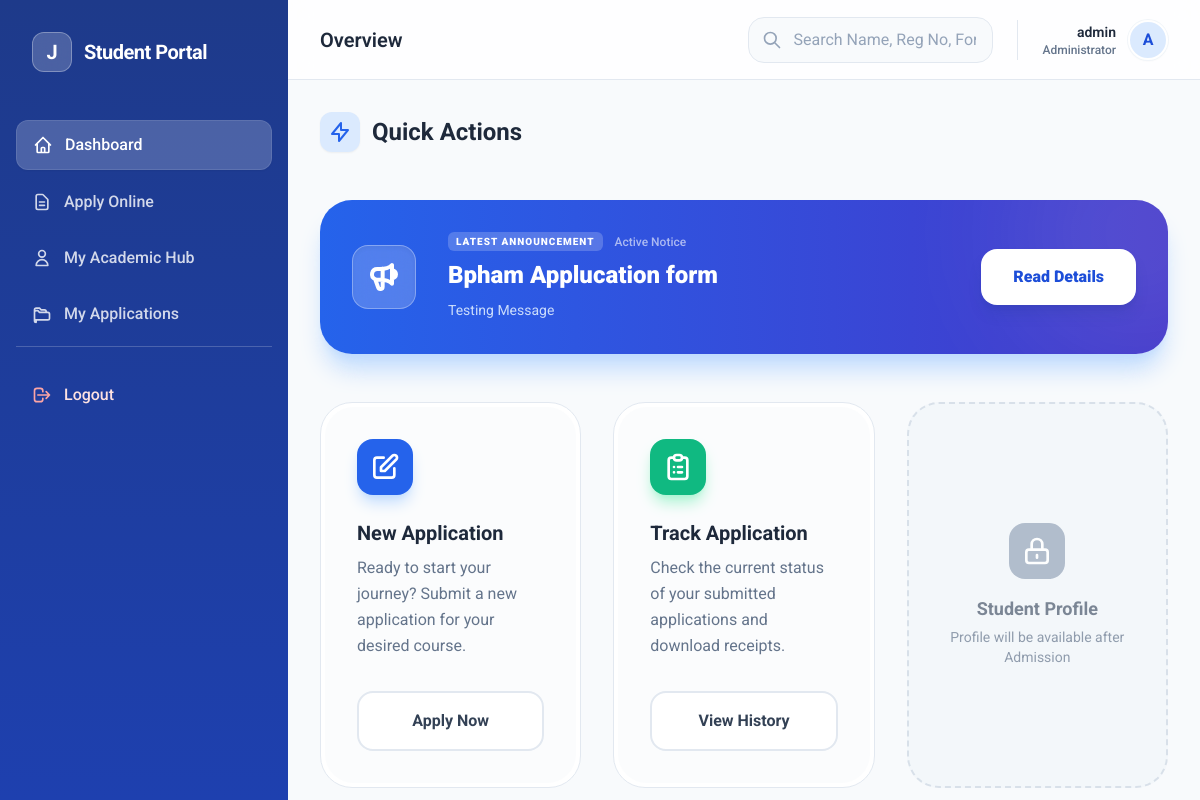
Page /dashboard/ (signed in) on the committed database.
### accounts/models.py (models this page shows, shortened)
class User(AbstractUser):
    ROLE_CHOICES = (
        ('student', 'Student'),
        ('institute', 'Institute'),
    )
    role = models.CharField(max_length=50, choices=ROLE_CHOICES)
    mobile_number = models.CharField(max_length=15, unique=True, null=True, blank=True)
    institute = models.ForeignKey(
        'institutes.Institute',
        on_delete=models.SET_NULL,
        null=True,
        blank=True,
        related_name='users'
    )

### academics/models.py (models this page shows, shortened)
class ApplicationForm(models.Model):
    course = models.OneToOneField(
        Course,
        on_delete=models.CASCADE,
        related_name='form'
    )
    title = models.CharField(max_length=255)
    registration_fee = models.DecimalField(max_digits=8, decimal_places=2, default=0)
    payment_config = models.ForeignKey(
        'applications.PaymentConfig',
        on_delete=models.SET_NULL,
        null=True,
        blank=True,
        related_name='forms'
    )
    is_active = models.BooleanField(default=True)
    notification_message = models.TextField(blank=True, null=True, help_text="Shown at the top of the student portal")
    academic_year = models.ForeignKey(
        'institutes.AcademicYear',
        on_delete=models.SET_NULL,
        null=True,
        blank=True,
        related_name='active_forms'
    )

### applications/views.py (the view, shortened to what this page needs)
# urls.py: path('dashboard/', dashboard, name='student_dashboard'),
@login_required
def dashboard(request):
    admission = Admission.objects.filter(application__student=request.user, status='active').select_related('assigned_class', 'application__course').first()
    subjects = []
    if admission and admission.assigned_class:
        subjects = admission.assigned_class.subjects.all()
    notifications = []
    active_forms = ApplicationForm.objects.filter(is_active=True).exclude(notification_message__isnull=True).exclude(notification_message='')
    for form in active_forms:
        notifications.append({
            'title': form.title,
            'message': form.notification_message
        })
    notices = []
    target_institutes = set()
    if admission:
        target_institutes.add(admission.application.institute)
    else:
        user_apps = Application.objects.filter(student=request.user)
        for app in user_apps:
            target_institutes.add(app.institute)
    return render(request, 'student/dashboard.html', {
        'admission': admission,
        'subjects': subjects,
        'is_admitted': admission is not None,
        'notifications': notifications,
        'notices': notices
    })

### templates/student/dashboard.html (shortened to what this page needs)
{% extends "dashboard_base.html" %}
{% block sidebar_title %}Student Portal{% endblock %}
{% block header_title %}Overview{% endblock %}
{% block sidebar_nav %}
<a href="/dashboard/"
    class="flex items-center gap-3 px-4 py-3 bg-white/20 text-white rounded-xl transition duration-200 shadow-sm border border-white/10">
    <svg class="h-5 w-5" fill="none" stroke="currentColor" viewBox="0 0 24 24">
        <path stroke-linecap="round" stroke-linejoin="round" stroke-width="2"
            d="M3 12l2-2m0 0l7-7 7 7M5 10v10a1 1 0 001 1h3m10-11l2 2m-2-2v10a1 1 0 01-1 1h-3m-6 0a1 1 0 001-1v-4a1 1 0 011-1h2a1 1 0 011 1v4a1 1 0 001 1m-6 0h6">
        </path>
    </svg>
    <span class="font-medium">Dashboard</span>
</a>
<a href="/apply/"
    class="flex items-center gap-3 px-4 py-3 text-white/80 hover:bg-white/10 hover:text-white rounded-xl transition duration-200">
    <svg class="h-5 w-5" fill="none" stroke="currentColor" viewBox="0 0 24 24">
        <path stroke-linecap="round" stroke-linejoin="round" stroke-width="2"
            d="M9 12h6m-6 4h6m2 5H7a2 2 0 01-2-2V5a2 2 0 012-2h5.586a1 1 0 01.707.293l5.414 5.414a1 1 0 01.293.707V19a2 2 0 01-2 2z">
        </path>
    </svg>
    <span class="font-medium">Apply Online</span>
</a>
<a href="{% url 'student_profile' %}"
    class="flex items-center gap-3 px-4 py-3 text-white/80 hover:bg-white/10 hover:text-white rounded-xl transition duration-200">
    <svg class="h-5 w-5" fill="none" stroke="currentColor" viewBox="0 0 24 24">
        <path stroke-linecap="round" stroke-linejoin="round" stroke-width="2"
            d="M16 7a4 4 0 11-8 0 4 4 0 018 0zM12 14a7 7 0 00-7 7h14a7 7 0 00-7-7z"></path>
    </svg>
    <span class="font-medium">My Academic Hub</span>
</a>
<a href="/my-applications/"
    class="flex items-center gap-3 px-4 py-3 text-white/80 hover:bg-white/10 hover:text-white rounded-xl transition duration-200">
    <svg class="h-5 w-5" fill="none" stroke="currentColor" viewBox="0 0 24 24">
        <path stroke-linecap="round" stroke-linejoin="round" stroke-width="2"
            d="M5 19a2 2 0 01-2-2V7a2 2 0 012-2h4l2 2h4a2 2 0 012 2v1M5 19h14a2 2 0 002-2v-5a2 2 0 00-2-2H9l-2-2H5a2 2 0 00-2 2v10a2 2 0 002 2z">
        </path>
    </svg>
    <span class="font-medium">My Applications</span>
</a>
{% endblock %}
{% block content %}
<div class="space-y-12">
    <div class="flex flex-col md:flex-row md:items-center justify-between gap-6">
        <h3 class="text-2xl font-bold text-slate-800 flex items-center gap-3">
            <span class="w-10 h-10 rounded-xl bg-blue-100 text-blue-600 flex items-center justify-center shadow-sm">
                <svg class="w-6 h-6" fill="none" stroke="currentColor" viewBox="0 0 24 24">
                    <path stroke-linecap="round" stroke-linejoin="round" stroke-width="2" d="M13 10V3L4 14h7v7l9-11h-7z"></path>
                </svg>
            </span>
            Quick Actions
        </h3>
    </div>
    {% if notices or notifications %}
    <div class="bg-gradient-to-r from-blue-600 to-indigo-700 rounded-[2rem] p-8 text-white shadow-xl shadow-blue-200 overflow-hidden relative group">
        <div class="relative flex flex-col lg:flex-row lg:items-center gap-8">
            <div class="flex-shrink-0">
                <div class="w-16 h-16 bg-white/20 backdrop-blur-md rounded-2xl flex items-center justify-center border border-white/30 shadow-inner">
                </div>
            </div>
            <div class="flex-1 min-w-0">
                {% with latest_item=notices.0|default:notifications.0 %}
                <div class="flex items-center gap-3 mb-2">
                    <span class="text-[10px] font-black uppercase tracking-widest bg-white/20 px-2 py-0.5 rounded-md backdrop-blur-sm">Latest Announcement</span>
                    <span class="text-white/60 text-xs font-medium">{% if notices.0 %}{{ notices.0.created_at|date:"F d, Y" }}{% else %}Active Notice{% endif %}</span>
                </div>
                <h4 class="text-2xl font-black mb-2 truncate">{% if notices.0 %}{{ notices.0.title }}{% else %}{{ notifications.0.title }}{% endif %}</h4>
                <p class="text-blue-100/90 text-sm line-clamp-2 leading-relaxed">
                    {% if notices.0 %}{{ notices.0.content|truncatewords:40 }}{% else %}{{ notifications.0.message|truncatewords:40 }}{% endif %}
                </p>
                {% endwith %}
            </div>
            <div class="flex-shrink-0 flex gap-4">
                <button onclick="toggleNoticeModal()" class="px-8 py-4 bg-white text-blue-700 font-black rounded-2xl hover:bg-blue-50 transition-all shadow-lg shadow-blue-900/20 active:scale-95">
                    Read Details
                </button>
            </div>
        </div>
    </div>
    {% endif %}
        <div class="grid grid-cols-1 md:grid-cols-2 lg:grid-cols-3 gap-8">
            <div class="bg-white p-1 rounded-[2rem] hover-card group border border-slate-200">
                <div class="p-8 rounded-[1.8rem] flex flex-col h-full bg-slate-50/50">
                    <div class="w-14 h-14 rounded-2xl bg-blue-600 text-white flex items-center justify-center mb-6 shadow-lg shadow-blue-200 group-hover:scale-110 transition-transform">
                        <svg class="w-8 h-8" fill="none" stroke="currentColor" viewBox="0 0 24 24">
                            <path stroke-linecap="round" stroke-linejoin="round" stroke-width="2" d="M11 5H6a2 2 0 00-2 2v11a2 2 0 002 2h11a2 2 0 002-2v-5m-1.414-9.414a2 2 0 112.828 2.828L11.828 15H9v-2.828l8.586-8.586z"></path>
                        </svg>
                    </div>
                    <h4 class="text-xl font-bold text-slate-800 mb-2">New Application</h4>
                    <p class="text-slate-500 mb-8 flex-1 leading-relaxed">
                        Ready to start your journey? Submit a new application for your desired course.
                    </p>
                    <a href="/apply/" class="w-full py-4 bg-white border-2 border-slate-200 text-slate-700 font-bold rounded-2xl text-center group-hover:bg-blue-600 group-hover:text-white group-hover:border-blue-600 transition-all duration-300">
                        Apply Now
                    </a>
                </div>
            </div>
            <div class="bg-white p-1 rounded-[2rem] hover-card group border border-slate-200">
                <div class="p-8 rounded-[1.8rem] flex flex-col h-full bg-slate-50/50">
                    <div class="w-14 h-14 rounded-2xl bg-emerald-500 text-white flex items-center justify-center mb-6 shadow-lg shadow-emerald-200 group-hover:scale-110 transition-transform">
                    </div>
                    <h4 class="text-xl font-bold text-slate-800 mb-2">Track Application</h4>
                    <p class="text-slate-500 mb-8 flex-1 leading-relaxed">
                        Check the current status of your submitted applications and download receipts.
                    </p>
                    <a href="/my-applications/" class="w-full py-4 bg-white border-2 border-slate-200 text-slate-700 font-bold rounded-2xl text-center group-hover:bg-emerald-500 group-hover:text-white group-hover:border-emerald-500 transition-all duration-300">
                        View History
                    </a>
                </div>
            </div>
            {% if is_admitted %}
            <div class="bg-white p-1 rounded-[2rem] hover-card group border border-slate-200">
                <div class="p-8 rounded-[1.8rem] flex flex-col h-full bg-slate-50/50">
                    <div class="w-14 h-14 rounded-2xl bg-slate-800 text-white flex items-center justify-center mb-6 shadow-lg shadow-slate-200 group-hover:scale-110 transition-transform">
                        <svg class="w-8 h-8" fill="none" stroke="currentColor" viewBox="0 0 24 24">
                            <path stroke-linecap="round" stroke-linejoin="round" stroke-width="2" d="M16 7a4 4 0 11-8 0 4 4 0 018 0zM12 14a7 7 0 00-7 7h14a7 7 0 00-7-7z"></path>
                        </svg>
                    </div>
                    <h4 class="text-xl font-bold text-slate-800 mb-2">Student Profile</h4>
                    <p class="text-slate-500 mb-8 flex-1 leading-relaxed">
                        View and manage your personal details, academic records, and college profile.
                    </p>
                    <a href="{% url 'student_profile' %}" class="w-full py-4 bg-white border-2 border-slate-200 text-slate-700 font-bold rounded-2xl text-center group-hover:bg-slate-800 group-hover:text-white group-hover:border-slate-800 transition-all duration-300">
                        View Profile
                    </a>
                </div>
            </div>
            {% else %}
            <div class="bg-slate-100 p-8 rounded-[2rem] border-2 border-dashed border-slate-300 flex flex-col items-center justify-center text-center opacity-70">
                <div class="w-14 h-14 rounded-2xl bg-slate-400 text-white flex items-center justify-center mb-4">
                    <svg class="w-8 h-8" fill="none" stroke="currentColor" viewBox="0 0 24 24">
                        <path stroke-linecap="round" stroke-linejoin="round" stroke-width="2" d="M12 15v2m-6 4h12a2 2 0 002-2v-6a2 2 0 00-2-2H6a2 2 0 00-2 2v6a2 2 0 002 2zm10-10V7a4 4 0 00-8 0v4h8z"></path>
                    </svg>
                </div>
                <h4 class="text-lg font-bold text-slate-600 mb-1">Student Profile</h4>
                <p class="text-slate-500 text-sm">Profile will be available after Admission</p>
            </div>
            {% endif %}
        </div>
</div>
{% endblock %}

### templates/dashboard_base.html (shortened to what this page needs)
{% extends "base.html" %}
{% block body_content %}
<div class="flex h-screen bg-slate-50 overflow-hidden">
    <aside id="sidebar" class="w-72 bg-gradient-to-b from-[#1e3a8a] to-[#1e40af] text-white flex-shrink-0 transition-all duration-300 ease-in-out md:translate-x-0 -translate-x-full fixed md:static inset-y-0 left-0 z-50">
        <div class="p-8 flex items-center justify-between">
            <div class="flex items-center gap-3">
                <div class="w-10 h-10 bg-white/20 backdrop-blur rounded-xl flex items-center justify-center border border-white/30">
                    <span class="text-xl font-bold">J</span>
                </div>
                <h2 class="text-xl font-bold tracking-tight">{% block sidebar_title %}JDT CMS{% endblock %}</h2>
            </div>
        </div>
        <nav class="mt-4 px-4 space-y-2 overflow-y-auto" style="height: calc(100vh - 120px);">
            {% block sidebar_nav %}{% endblock %}
            <div class="pt-6 mt-6 border-t border-white/20">
                <a href="{% if request.user.role == 'institute' %}{% url 'institute_logout' %}{% else %}/logout/{% endif %}" class="flex items-center gap-3 px-4 py-3 text-red-100 hover:bg-white/10 rounded-xl transition duration-200 group">
                    <svg class="h-5 w-5 text-red-300 group-hover:text-red-100" fill="none" stroke="currentColor" viewBox="0 0 24 24"><path stroke-linecap="round" stroke-linejoin="round" stroke-width="2" d="M17 16l4-4m0 0l-4-4m4 4H7m6 4v1a3 3 0 01-3 3H6a3 3 0 01-3-3V7a3 3 0 013-3h4a3 3 0 013 3v1"></path></svg>
                    <span class="font-medium">Logout</span>
                </a>
            </div>
        </nav>
    </aside>
    <div class="flex-1 flex flex-col min-w-0 overflow-hidden">
        <header class="h-20 bg-white/80 backdrop-blur-md border-b border-slate-200 px-4 md:px-8 flex items-center justify-between flex-shrink-0 z-30">
            <div class="flex items-center gap-4">
                <h1 class="text-xl font-semibold text-slate-800">{% block header_title %}Dashboard{% endblock %}</h1>
            </div>
            <div class="flex items-center gap-6">
                {% block topbar_search %}
                <form action="/institute/dashboard/" method="GET" class="relative group max-w-md w-full hidden md:block">
                    <div class="absolute inset-y-0 left-0 pl-3.5 flex items-center pointer-events-none transition-colors group-focus-within:text-blue-600 text-slate-400">
                    </div>
                    <input type="text" name="q" value="{{ query }}" placeholder="Search Name, Reg No, Form ID..."
                           class="block w-full pl-11 pr-4 py-2.5 bg-slate-50 border border-slate-200 rounded-2xl text-slate-700 placeholder-slate-400 focus:outline-none focus:ring-4 focus:ring-blue-100 focus:border-blue-500 focus:bg-white transition-all duration-200">
                </form>
                {% endblock %}
                <div class="flex items-center gap-3 pl-6 border-l border-slate-200">
                    <div class="text-right hidden sm:block">
                        <p class="text-sm font-semibold text-slate-800">{{ request.user.username }}</p>
                        <p class="text-xs text-slate-500 font-medium capitalize">
                            {% if request.user.is_staff %}Administrator{% else %}Student Portal{% endif %}
                        </p>
                    </div>
                    <div class="w-10 h-10 rounded-full bg-blue-100 flex items-center justify-center text-blue-700 font-bold border-2 border-white shadow-sm ring-1 ring-slate-100">
                        {{ request.user.username|first|upper }}
                    </div>
                </div>
            </div>
        </header>
        <main class="flex-1 overflow-y-auto bg-slate-50/50 p-4 md:p-8">
            {% block content %}
            {% endblock %}
        </main>
    </div>
</div>
{% endblock %}

### templates/base.html (style rules this page uses)
* { font-style: normal !important; }
body { font-family: 'Roboto', sans-serif; background-color: #f8fafc; color: #1e293b; }
.page-fade-in { animation: fadeIn 0.4s ease-in-out; }
.hover-card { transition: all 0.3s ease; }

### rows in the picture
User: user.username "admin", user.username|first "A"
ApplicationForm: title "Bpham Applucation form", notification_message "Testing Message"
